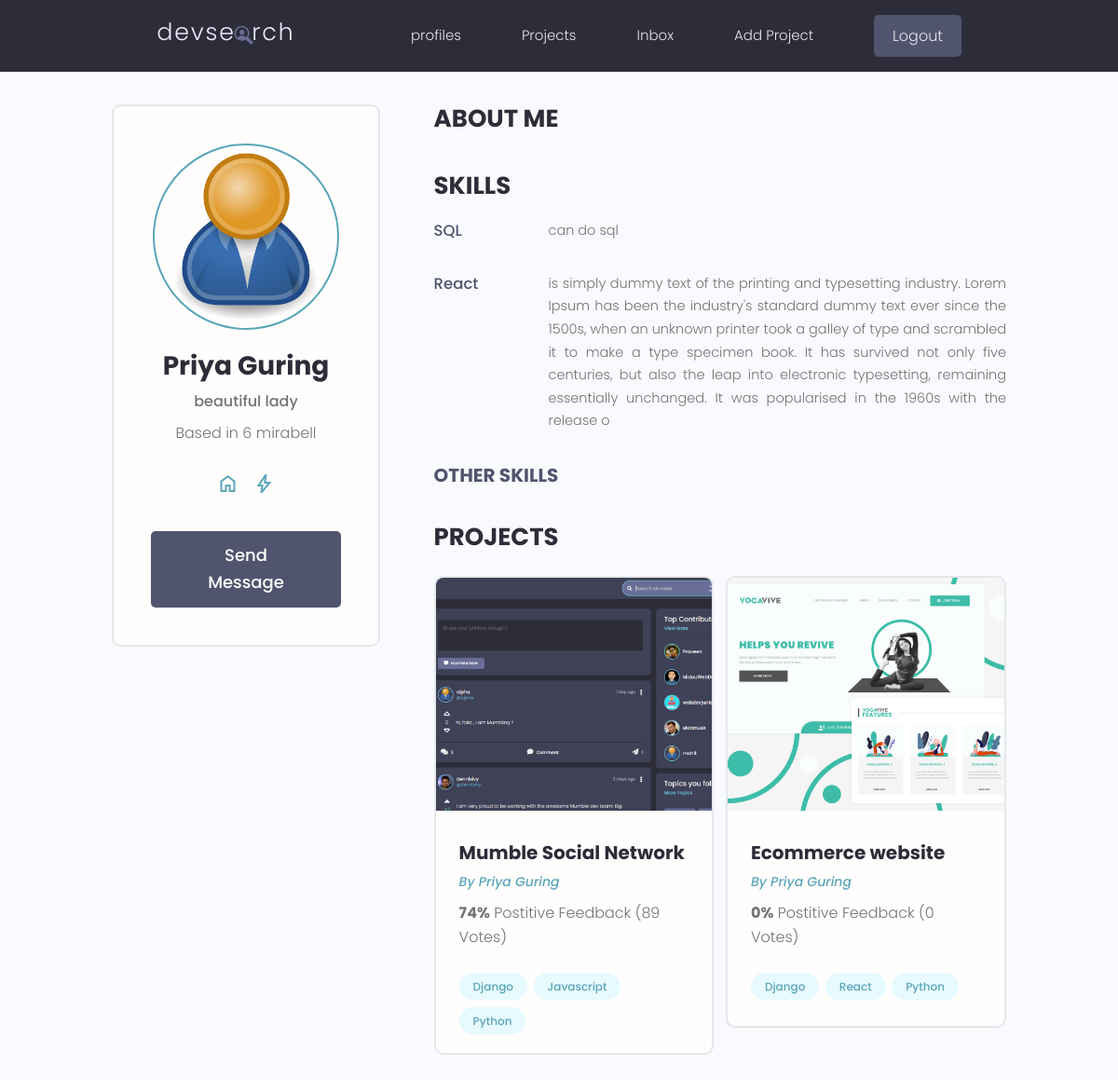
The app's page /profile/6e3c9a57-7684-4761-bf64-ad3486eff103/ (signed in) with its own data.
### users/models.py (models this page shows, shortened)
class Profile(models.Model):
    user = models.OneToOneField(User, on_delete=models.CASCADE, null=True, blank=True)
    name = models.CharField(max_length=200, blank=True, null=True)
    username = models.CharField(max_length=200, blank=True, null=True)
    location = models.CharField(max_length=200, blank=True, null=True)
    email = models.EmailField(max_length=500, blank=True, null=True)
    short_intro = models.CharField(max_length=200, blank=True, null=True)
    bio = models.TextField(blank=True, null=True)
    profile_image = models.ImageField(
        null=True,
        blank=True,
        upload_to="profiles/",
        default="profiles/user-default.png",
    )
    Social_github = models.CharField(max_length=200, blank=True, null=True)
    Social_twitter = models.CharField(max_length=200, blank=True, null=True)
    Social_linkedin = models.CharField(max_length=200, blank=True, null=True)
    Social_youtube = models.CharField(max_length=200, blank=True, null=True)
    Social_website = models.CharField(max_length=200, blank=True, null=True)
    id = models.UUIDField(
        default=uuid.uuid4, unique=True, primary_key=True, editable=False
    )
    created = models.DateTimeField(auto_now_add=True)

class Skill(models.Model):
    id = models.UUIDField(
        default=uuid.uuid4, unique=True, primary_key=True, editable=False
    )
    owner = models.ForeignKey(Profile, on_delete=models.CASCADE, null=True, blank=True)
    name = models.CharField(max_length=200, blank=True, null=True)
    description = models.TextField(blank=True, null=True)
    created = models.DateTimeField(auto_now_add=True)

### projects/models.py (models this page shows, shortened)
class Project(models.Model):
    owner = models.ForeignKey(Profile, null=True, blank=True, on_delete=models.SET_NULL)
    title = models.CharField(max_length=200)
    description = models.TextField(null=True, blank=True)
    featured_image = models.ImageField(null=True, blank=True, default="default.jpg")
    demo_link = models.CharField(max_length=2000, blank=True, null=True)
    source_link = models.CharField(max_length=2000, null=True, blank=True)
    tags = models.ManyToManyField(
        "Tag", blank=True
    )  # tag class mathi bhako bhaye cotes chai daina
    vote_total = models.IntegerField(default=0, null=True, blank=True)
    vote_ratio = models.IntegerField(default=0, null=True, blank=True)
    created = models.DateTimeField(auto_now_add=True)
    id = models.UUIDField(
        default=uuid.uuid4, unique=True, primary_key=True, editable=False
    )

class Tag(models.Model):
    name = models.CharField(max_length=400)
    created = models.DateTimeField(auto_now_add=True)
    id = models.UUIDField(
        default=uuid.uuid4, unique=True, primary_key=True, editable=False
    )
    def __str__(self):
        return self.name

### users/views.py (the view)
# urls.py: path("profile/<str:pk>/", views.userProfile, name="user-profile"),
def userProfile(request, pk):
    profile = Profile.objects.get(id=pk)
    topSkills = profile.skill_set.exclude(description__exact="")
    otherSkills = profile.skill_set.filter(description="")
    context = {
        "profile": profile,
        "topSkills": topSkills,
        "otherSkills": otherSkills,
    }
    return render(request, "users/user-profile.html", context)

### users/templates/users/user-profile.html (shortened to what this page needs)
{%extends "main.html" %}
{%block content%}
<main class="profile my-md">
    <div class="container">
        <div class="layout">
            <div class="column column--1of3">
                <div class="card text-center">
                    <div class="card__body dev">
                        <img class="avatar avatar--xl" src="{{profile.profile_image.url}}" />
                        <h2 class="dev__name">{{profile.name}}</h2>
                        <p class="dev__title">{{profile.short_intro}}</p>
                        <p class="dev__location">Based in {{profile.location}}</p>
                        <ul class="dev__social">
                            {% if profile.Social_github %}
                            <li>
                                <a title="Github" href="{{profile.Social_github}}" target="_blank"><i
                                        class="material-symbols-outlined">home</i>
                                </a>
                            </li>
                            {%endif%}
                            {% if profile.Social_twitter %}
                            <li>
                                <a title="Twitter" href="{{profile.Social_twitter}}" target="_blank"><i
                                        class="material-symbols-outlined">bolt</i></a>
                            </li>
                            {%endif%}
                        </ul>
                        <a href="#" class="btn btn--sub btn--lg">Send Message </a>
                    </div>
                </div>
            </div>
            <div class="column column--2of3">
                <div class="devInfo">
                    <h3 class="devInfo__title">About Me</h3>
                </div>
                <div class="devInfo">
                    <h3 class="devInfo__title">Skills</h3>
                    <div class="devInfo__skills">
                        {%for skill in topSkills%}
                        <div class="devSkill">
                            <h4 class="devSkill__title">{{skill.name}}</h4>
                            <p class="devSkill__info">
                                {{skill.description}}
                            </p>
                        </div>
                        {%endfor%}
                        <h3 class="devInfo__subtitle">Other Skills</h3>
                    </div>
                </div>
                <div class="devInfo">
                    <h3 class="devInfo__title">Projects</h3>
                    <div class="grid grid--two">
                        {%for project in profile.project_set.all%}
                        <div class="column">
                            <div class="card project">
                                <a href="{%url 'project' project.id%}" class="project">
                                    <img class="project__thumbnail" src="{{project.featured_image.url}}"
                                        alt="project thumbnail" />
                                    <div class="card__body">
                                        <h3 class="project__title">{{project.title}}</h3>
                                        <p><a class="project__author" href="{%url 'user-profile' project.owner.id %}">By
                                                {{project.owner.name}}</a>
                                        </p>
                                        <p class="project--rating">
                                            <span style="font-weight: bold;">{{project.vote_ratio}}%</span> Postitive
                                            Feedback ({{project.vote_total}} Vote{{project.vote_total|pluralize:"s"}})
                                        </p>
                                        <div class="project__tags">
                                            {%for tag in project.tags.all%}
                                            <span class="tag tag--pill tag--main">
                                                <small>{{tag}}</small>
                                            </span>
                                            {%endfor%}
                                        </div>
                                    </div>
                                </a>
                            </div>
                        </div>
                        {%endfor%}
                    </div>
                </div>
            </div>
        </div>
    </div>
</main>
{%endblock %}

### static/styles/app.css (style rules this page uses)
:root { --color-sub: #2d2d39; }
.btn--sub { background-color: var(--color-sub-light); }
.card { border: 2px solid var(--color-light); }
img { width: 100%; }
.profile .card > .dev { padding: 4rem; }
.dev__name { color: var(--color-sub); font-size: 2.8rem; font-weight: 700; margin-top: 1rem; margin-bottom: 0.5rem; }
.dev__title { font-size: 1.6rem; font-weight: 500; line-height: 1.3; }
.dev__location { margin-top: 1rem; }
.dev__social { margin: 3rem 0; list-style: none; display: flex; justify-content: center; gap: 1.5rem; }
.devInfo { margin-bottom: 3rem; }
.devInfo__title, .devInfo__subtitle { font-size: 2.6rem; color: var(--color-sub); text-transform: uppercase; font-weight: 700; margin-bottom: 1.5rem; }
.devInfo__subtitle { font-size: 2rem; color: var(--color-sub-light); }
.devInfo__about, .devSkill__info { font-size: 1.45rem; line-height: 1.7; text-align: justify; }
.devSkill { margin-bottom: 3rem; }
.devSkill__title { font-size: 1.65rem; font-weight: 500; color: var(--color-sub-light); }
@media screen and (min-width: 700px) { .devSkill { display: flex; justify-content: space-between; gap: 3rem; } }
@media screen and (min-width: 700px) { .devSkill__info { flex-basis: 80%; } }
.project__author { font-size: 1.4rem; font-style: italic; }
.project--rating { margin-bottom: 1.6em; margin-top: .5em; }
.project__thumbnail { height: 25rem; object-fit: cover; object-position: top center; }
.project__title { font-size: 2rem; font-weight: 700; color: var(--color-sub); }

### static/uikit/styles/modules/_variables.css (style rules this page uses)
:root { --color-main: #5aa5b9; --color-main-light: #e6faff; --color-sub: #3f4156; --color-sub-light: #51546e; --color-sub-lighter: #ededfd; --color-text: #737373; --color-gray: #8b8b8b; --color-light: #e5e7eb; --color-light-gray: #767676; --color-bg: #f8fafd; --color-white: #fffefd; --color-white-light: #f3f3f3; --color-success: #359e64; --color-success-bg: #def8e8; --color-error: #fc4b0b; --color-error-bg: #fff2ee; --font-base: 'Poppins', arial, helvetica, 'Segoe UI', roboto, ubuntu, sans-serif; --font-monospace: 'Fira Code', 'Courier New', courier, monospace; --font-regular: 300; --font-medium: 500; --font-bold: 700; --generic-shadow: 1px 1px 5px #00000010; --generic-transition: all 0.3s ease-in-out; }

### static/uikit/styles/modules/_base.css (style rules this page uses)
* { margin: 0; padding: 0; box-sizing: border-box; text-rendering: optimizeLegibility; color: inherit; font-size: inherit; }
html { font-size: 50%; }
@media only screen and (min-width: 480px) { html { font-size: 56.25%; } }
@media only screen and (min-width: 1200px) { html { font-size: 62.5%; } }
body { line-height: 1.6; font-weight: 400; font-size: 1.5rem; color: var(--color-text); background-color: var(--color-bg); min-height: 100vh; }

### static/uikit/styles/modules/_typography.css (style rules this page uses)
* { font-family: var(--font-base); }
h2 { font-size: 3.6rem; font-weight: var(--font-bold); }
h3 { font-size: 3.2rem; font-weight: var(--font-medium); }
h4 { font-size: 2.8rem; font-weight: var(--font-medium); }
p, span, strong { font-size: 1.6rem; color: var(--color-text); font-weight: var(--font-regular); }
a { padding-bottom: 2px; text-decoration: none; display: inline-block; color: var(--color-main); font-weight: var(--font-medium); }

### static/uikit/styles/modules/_utilities.css (style rules this page uses)
.container { width: 92%; max-width: 165rem; margin: 0 auto; box-sizing: border-box; }
@media screen and (min-width: 1000px) { .container { width: 90%; } }
@media screen and (min-width: 1200px) { .container { width: 80%; } }
.text-center { text-align: center; }
.my-md { margin: 3rem auto; }

### static/uikit/styles/modules/_avatar.css (style rules this page uses)
.avatar { border-radius: 50%; border: 2px solid var(--color-main); object-fit: cover; }
.avatar--xl { height: 20rem; width: 20rem; }

### static/uikit/styles/modules/_button.css (style rules this page uses)
.btn { display: inline-block; position: relative; cursor: pointer; background-color: var(--color-light); font-weight: var(--font-medium); color: var(--color-sub); text-decoration: none; padding: 1rem 2rem; border-radius: 0.5rem; border: none; width: -webkit-fit-content; width: -moz-fit-content; width: fit-content; height: -webkit-fit-content; height: -moz-fit-content; height: fit-content; font-size: 1.6rem; outline-width: 0; outline-color: transparent; -webkit-backface-visibility: hidden; backface-visibility: hidden; transition: all 0.3s ease-in-out; }
.btn--sub { background-color: var(--color-sub); color: var(--color-white); }
.btn--lg { font-size: 1.8rem; padding: 1.2rem 4.5rem; }

### static/uikit/styles/modules/_card.css (style rules this page uses)
.card { border-radius: 1rem; background-color: var(--color-white); border: 1.5px solid var(--color-light); width: auto; height: auto; margin-top: 0.5rem; margin-bottom: 0.5rem; overflow: hidden; }
.card__body, .card__header { padding: 2rem 2.5rem; }

### records on screen
Profile: profile_image (placeholder picture), name "Priya Guring", short_intro "beautiful lady", location "6 mirabell"
Skill: name "SQL", description "can do sql"
Skill: name "React", description "is simply dummy text of the printing and typesetting industry. Lorem Ipsum has been the industry's standard dummy text ever since the 1500s, when an unknown printer took a galley of type and scrambled it to make a type specimen book. It has survived not only five centuries, but also the leap into electronic typesetting, remaining essentially unchanged. It was popularised in the 1960s with the release o"
Project: featured_image (picture), title "Mumble Social Network", owner.name "Priya Guring", vote_ratio "74", vote_total "89"
Tag: name "Django"
Tag: name "Javascript"
Tag: name "Python"
Project: featured_image (picture), title "Ecommerce website", owner.name "Priya Guring", vote_ratio "0", vote_total "0"
Tag: name "React"
